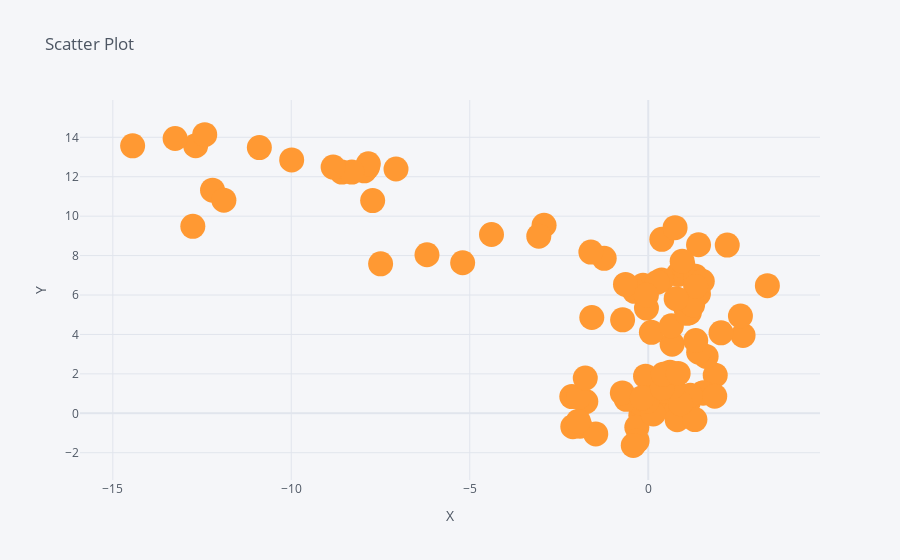

Source (notebook cell):
### Code cell
df.iplot(x = 'A', y = 'B', mode = 'markers', size = 25, title='Scatter Plot', xTitle='X', yTitle='Y')
